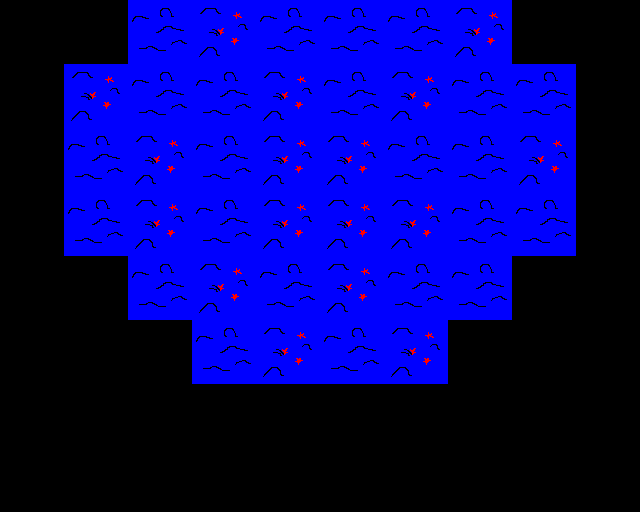

A 2D game scene composited from a Tiled map and its tileset images. What follows is a short description and the map's XML, with each tile layer's data collapsed to a summary:
An orthogonal 10x8 tile map with 64x64 px tiles, 1 tile layer (Tile Layer 1).

<map version="1.0" orientation="orthogonal" width="10" height="8" tilewidth="64" tileheight="64">
 <tileset firstgid="1" name="nighttileset" tilewidth="64" tileheight="64">
  <image source="nighttileset.png" width="320" height="320" />
  <tile id="2">
   <properties>
    <property name="components" value="Solid" />
   </properties>
  </tile>
  <tile id="7">
   <properties>
    <property name="components" value="solid" />
   </properties>
  </tile>
 </tileset>
 <layer name="Tile Layer 1" width="10" height="8">
  <data>[80 cells, 80 non-empty, 3 distinct tile ids]</data>
 </layer>
</map>
